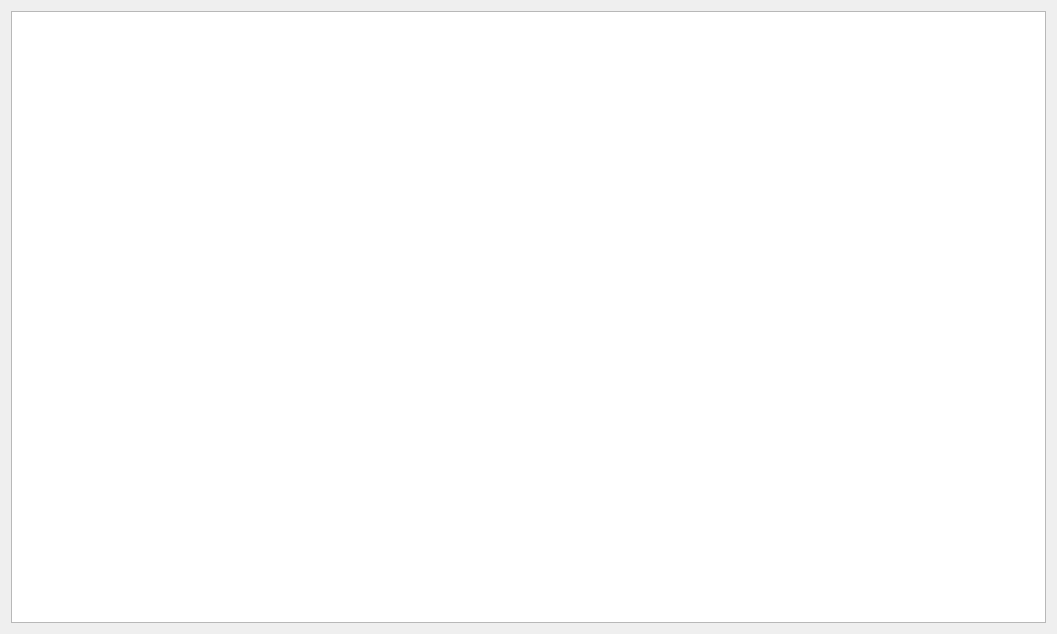
<?xml version="1.0" encoding="UTF-8"?>
<ui version="4.0">
 <class>SimpleTraceWindow</class>
 <widget class="QWidget" name="SimpleTraceWindow">
  <property name="windowModality">
   <enum>Qt::NonModal</enum>
  </property>
  <property name="geometry">
   <rect>
    <x>0</x>
    <y>0</y>
    <width>1057</width>
    <height>634</height>
   </rect>
  </property>
  <property name="windowTitle">
   <string>Simple Trace</string>
  </property>
  <layout class="QHBoxLayout" name="horizontalLayout">
   <item>
    <widget class="QTextEdit" name="traceTextEdit"/>
   </item>
  </layout>
 </widget>
 <resources/>
 <connections/>
</ui>
